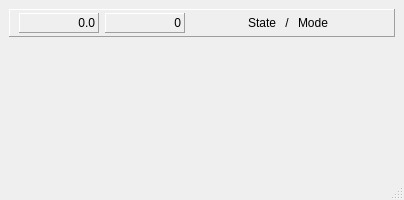
<?xml version="1.0" encoding="UTF-8"?>
<ui version="4.0">
 <class>MainWindow</class>
 <widget class="QMainWindow" name="MainWindow">
  <property name="geometry">
   <rect>
    <x>0</x>
    <y>0</y>
    <width>404</width>
    <height>200</height>
   </rect>
  </property>
  <property name="minimumSize">
   <size>
    <width>0</width>
    <height>200</height>
   </size>
  </property>
  <property name="windowTitle">
   <string>ATV Move Driver</string>
  </property>
  <widget class="QWidget" name="centralwidget">
   <layout class="QVBoxLayout" name="verticalLayout">
    <item>
     <widget class="QFrame" name="frame_2">
      <property name="frameShape">
       <enum>QFrame::Panel</enum>
      </property>
      <property name="frameShadow">
       <enum>QFrame::Raised</enum>
      </property>
      <layout class="QHBoxLayout" name="horizontalLayout_2">
       <property name="topMargin">
        <number>3</number>
       </property>
       <property name="bottomMargin">
        <number>3</number>
       </property>
       <item>
        <widget class="QLabel" name="lbldt">
         <property name="minimumSize">
          <size>
           <width>80</width>
           <height>0</height>
          </size>
         </property>
         <property name="frameShape">
          <enum>QFrame::Panel</enum>
         </property>
         <property name="frameShadow">
          <enum>QFrame::Raised</enum>
         </property>
         <property name="text">
          <string>0.0</string>
         </property>
         <property name="alignment">
          <set>Qt::AlignRight|Qt::AlignTrailing|Qt::AlignVCenter</set>
         </property>
        </widget>
       </item>
       <item>
        <widget class="QLabel" name="lblT">
         <property name="minimumSize">
          <size>
           <width>80</width>
           <height>0</height>
          </size>
         </property>
         <property name="frameShape">
          <enum>QFrame::Panel</enum>
         </property>
         <property name="frameShadow">
          <enum>QFrame::Raised</enum>
         </property>
         <property name="text">
          <string>0</string>
         </property>
         <property name="alignment">
          <set>Qt::AlignRight|Qt::AlignTrailing|Qt::AlignVCenter</set>
         </property>
        </widget>
       </item>
       <item>
        <spacer name="horizontalSpacer">
         <property name="orientation">
          <enum>Qt::Horizontal</enum>
         </property>
         <property name="sizeHint" stdset="0">
          <size>
           <width>40</width>
           <height>20</height>
          </size>
         </property>
        </spacer>
       </item>
       <item>
        <widget class="QLabel" name="lblState">
         <property name="frameShape">
          <enum>QFrame::NoFrame</enum>
         </property>
         <property name="frameShadow">
          <enum>QFrame::Raised</enum>
         </property>
         <property name="text">
          <string>State</string>
         </property>
         <property name="alignment">
          <set>Qt::AlignCenter</set>
         </property>
        </widget>
       </item>
       <item>
        <widget class="QLabel" name="label">
         <property name="frameShape">
          <enum>QFrame::NoFrame</enum>
         </property>
         <property name="frameShadow">
          <enum>QFrame::Raised</enum>
         </property>
         <property name="text">
          <string> / </string>
         </property>
        </widget>
       </item>
       <item>
        <widget class="QLabel" name="lblMode">
         <property name="frameShape">
          <enum>QFrame::NoFrame</enum>
         </property>
         <property name="frameShadow">
          <enum>QFrame::Raised</enum>
         </property>
         <property name="text">
          <string>Mode</string>
         </property>
        </widget>
       </item>
       <item>
        <spacer name="horizontalSpacer_2">
         <property name="orientation">
          <enum>Qt::Horizontal</enum>
         </property>
         <property name="sizeHint" stdset="0">
          <size>
           <width>40</width>
           <height>20</height>
          </size>
         </property>
        </spacer>
       </item>
      </layout>
     </widget>
    </item>
    <item>
     <spacer name="verticalSpacer">
      <property name="orientation">
       <enum>Qt::Vertical</enum>
      </property>
      <property name="sizeHint" stdset="0">
       <size>
        <width>20</width>
        <height>40</height>
       </size>
      </property>
     </spacer>
    </item>
   </layout>
  </widget>
  <widget class="QMenuBar" name="menubar">
   <property name="geometry">
    <rect>
     <x>0</x>
     <y>0</y>
     <width>404</width>
     <height>28</height>
    </rect>
   </property>
  </widget>
  <widget class="QStatusBar" name="statusbar"/>
 </widget>
 <resources/>
 <connections/>
</ui>
